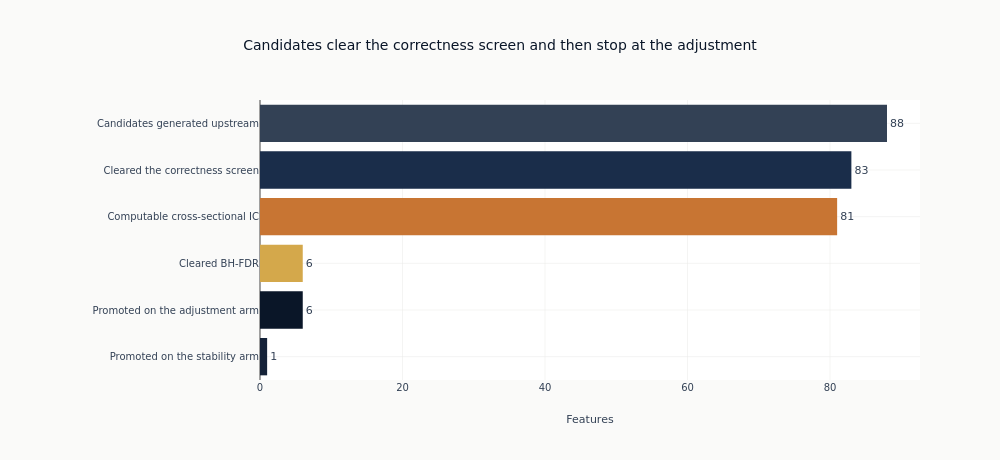

Notebook cell for this chart:
### Markdown cell above
### The Funnel

What was searched, what survived each stage, and what each arm of the promotion
rule contributed. Drawn rather than printed, because the width of the drop between
consecutive bars is what a reader is meant to weigh, and the two arms are separated
so a rule that reads as a disjunction can be seen to behave like one — or not.

### Code cell
arm_counts = {
    note: len([f for f, (d, n) in triage.items() if d == "PROCEED" and n == note])
    for note in ("fdr_significant", "stable_and_above_threshold")
}
funnel_stages = [
    ("Candidates generated upstream", len(all_feature_cols), COLORS["neutral"]),
    ("Cleared the correctness screen", n_pass, COLORS["slate"]),
    ("Computable cross-sectional IC", n_searched, COLORS["copper"]),
    ("Cleared BH-FDR", n_significant_fdr, COLORS["amber"]),
    ("Promoted on the adjustment arm", arm_counts["fdr_significant"], COLORS["blue"]),
    (
        "Promoted on the stability arm",
        arm_counts["stable_and_above_threshold"],
        COLORS["blue_light"],
    ),
]
fig = go.Figure(
    go.Bar(
        x=[count for _, count, _ in funnel_stages],
        y=[stage for stage, _, _ in funnel_stages],
        orientation="h",
        marker_color=[color for _, _, color in funnel_stages],
        text=[str(count) for _, count, _ in funnel_stages],
        textposition="outside",
    )
)
fig.update_layout(
    title="Candidates clear the correctness screen and then stop at the adjustment",
    xaxis_title="Features",
    height=460,
    width=1000,
    margin={"l": 260, "r": 80},
    showlegend=False,
)
fig.update_yaxes(autorange="reversed")
fig.show()
print(f"Promoted by arm: {arm_counts}")

### Figure 1 — Plotly figure (JSON) as saved in the notebook; plotly's stock layout.template omitted (floating-point values rounded to 4 significant figures)
{"data": [{"marker": {"color": ["#334155", "#1a2d4a", "#C87533", "#D4A84B", "#0a1628", "#152238"]}, "orientation": "h", "text": ["88", "83", "81", "6", "6", "1"], "textposition": "outside", "type": "bar", "x": [88, 83, 81, 6, 6, 1], "y": ["Candidates generated upstream", "Cleared the correctness screen", "Computable cross-sectional IC", "Cleared BH-FDR", "Promoted on the adjustment arm", "Promoted on the stability arm"]}], "layout": {"height": 460, "margin": {"l": 260, "r": 80}, "showlegend": false, "title": {"text": "Candidates clear the correctness screen and then stop at the adjustment"}, "width": 1000, "xaxis": {"title": {"text": "Features"}}, "yaxis": {"autorange": "reversed"}}}
